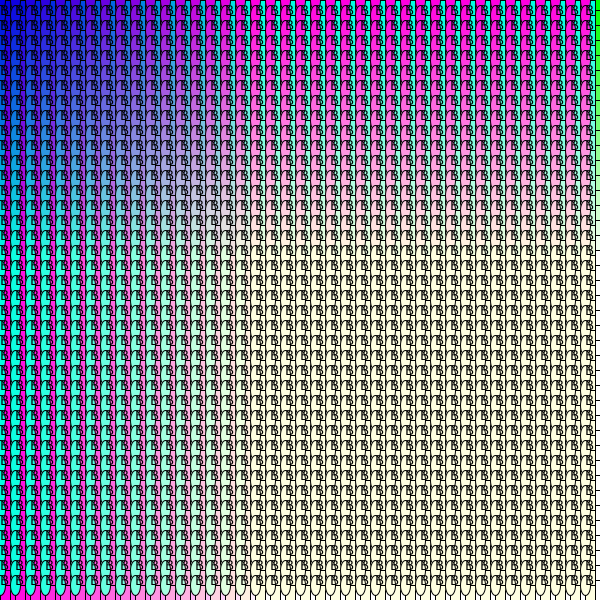
Frame 1 (no input)
Frame 60 (the mouse pressed at the canvas centre just before this capture): identical to frame 1, image omitted
Frame 120 (the mouse held since frame 60 and released just before this capture): identical to frame 1, image omitted

The Processing sketch that drew this single still picture (run headless with seeded random() and noise(); from frame 60 on, the mouse is pressed at the canvas centre):

// Processing sketch: processing_26962
// ── processing_26962.pde

void setup() {
  size(600,600);
}

void draw() {
  background(255);
  for(int i=0; i<600; i=i+15){
    for(int j=0; j<600; j=j+15){
      fill(j,i,225);
      rect(i,j,45,15);

      fill(i,j,225);
      ellipse(i,j,10,20);
      
      fill(j,i,j,i);
      rect(i+10,j-5,10,20);
     
      textSize(15);
      fill(0);
      text("B",i,j);
      
    }
  }
}
